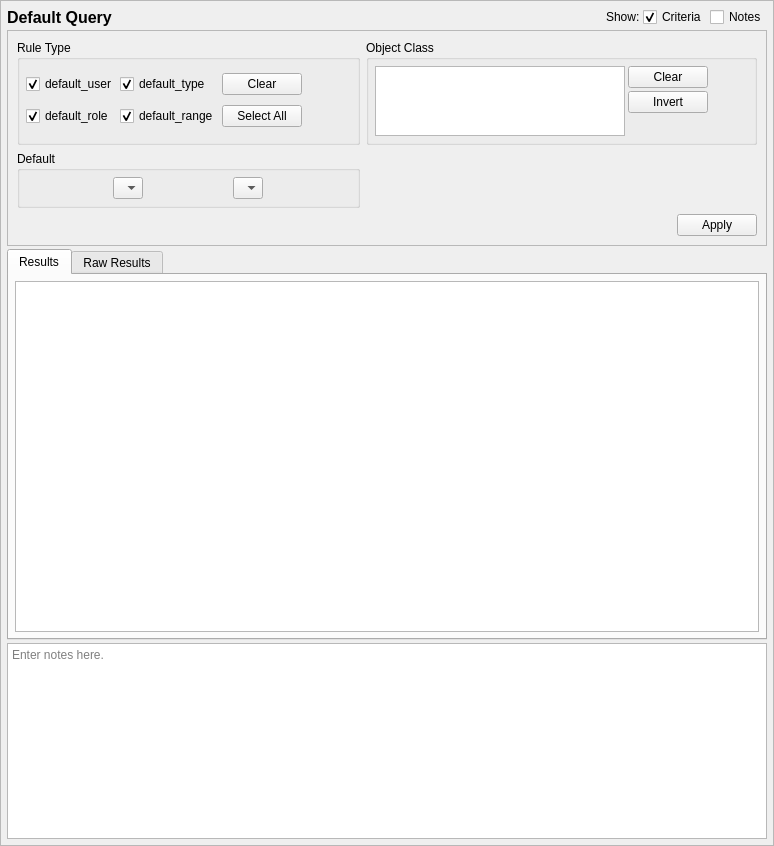
<?xml version="1.0" encoding="UTF-8"?>
<ui version="4.0">
 <class>DefaultQueryTab_ui</class>
 <widget class="QScrollArea" name="DefaultQueryTab_ui">
  <property name="geometry">
   <rect>
    <x>0</x>
    <y>0</y>
    <width>774</width>
    <height>846</height>
   </rect>
  </property>
  <property name="sizeAdjustPolicy">
   <enum>QAbstractScrollArea::AdjustToContents</enum>
  </property>
  <property name="widgetResizable">
   <bool>true</bool>
  </property>
  <widget class="QWidget" name="contents">
   <property name="geometry">
    <rect>
     <x>0</x>
     <y>0</y>
     <width>770</width>
     <height>842</height>
    </rect>
   </property>
   <property name="minimumSize">
    <size>
     <width>0</width>
     <height>0</height>
    </size>
   </property>
   <layout class="QGridLayout" name="gridLayout_9">
    <property name="leftMargin">
     <number>6</number>
    </property>
    <property name="topMargin">
     <number>6</number>
    </property>
    <property name="rightMargin">
     <number>6</number>
    </property>
    <property name="bottomMargin">
     <number>6</number>
    </property>
    <property name="spacing">
     <number>3</number>
    </property>
    <item row="0" column="3">
     <widget class="QCheckBox" name="criteria_expander">
      <property name="toolTip">
       <string>Show or hide the search criteria (no settings are lost)</string>
      </property>
      <property name="text">
       <string>Criteria</string>
      </property>
      <property name="checked">
       <bool>true</bool>
      </property>
     </widget>
    </item>
    <item row="0" column="0">
     <widget class="QLabel" name="label">
      <property name="sizePolicy">
       <sizepolicy hsizetype="Preferred" vsizetype="Fixed">
        <horstretch>0</horstretch>
        <verstretch>0</verstretch>
       </sizepolicy>
      </property>
      <property name="maximumSize">
       <size>
        <width>16777215</width>
        <height>20</height>
       </size>
      </property>
      <property name="font">
       <font>
        <pointsize>12</pointsize>
        <weight>75</weight>
        <bold>true</bold>
       </font>
      </property>
      <property name="text">
       <string>Default Query</string>
      </property>
     </widget>
    </item>
    <item row="0" column="1">
     <spacer name="horizontalSpacer_8">
      <property name="orientation">
       <enum>Qt::Horizontal</enum>
      </property>
      <property name="sizeHint" stdset="0">
       <size>
        <width>40</width>
        <height>20</height>
       </size>
      </property>
     </spacer>
    </item>
    <item row="5" column="0" colspan="5">
     <widget class="QTextEdit" name="notes">
      <property name="sizePolicy">
       <sizepolicy hsizetype="Preferred" vsizetype="Preferred">
        <horstretch>0</horstretch>
        <verstretch>1</verstretch>
       </sizepolicy>
      </property>
      <property name="minimumSize">
       <size>
        <width>0</width>
        <height>80</height>
       </size>
      </property>
      <property name="toolTip">
       <string>Optionally enter notes here about the query.</string>
      </property>
      <property name="placeholderText">
       <string>Enter notes here.</string>
      </property>
     </widget>
    </item>
    <item row="0" column="4">
     <widget class="QCheckBox" name="notes_expander">
      <property name="toolTip">
       <string>Show or hide the notes field (no data is lost)</string>
      </property>
      <property name="text">
       <string>Notes</string>
      </property>
     </widget>
    </item>
    <item row="4" column="0" colspan="5">
     <widget class="QTabWidget" name="results_frame">
      <property name="sizePolicy">
       <sizepolicy hsizetype="Preferred" vsizetype="MinimumExpanding">
        <horstretch>0</horstretch>
        <verstretch>2</verstretch>
       </sizepolicy>
      </property>
      <property name="currentIndex">
       <number>0</number>
      </property>
      <widget class="QWidget" name="results_framePage1">
       <property name="sizePolicy">
        <sizepolicy hsizetype="Preferred" vsizetype="MinimumExpanding">
         <horstretch>0</horstretch>
         <verstretch>0</verstretch>
        </sizepolicy>
       </property>
       <attribute name="title">
        <string>Results</string>
       </attribute>
       <layout class="QVBoxLayout" name="verticalLayout_3">
        <property name="leftMargin">
         <number>6</number>
        </property>
        <property name="topMargin">
         <number>6</number>
        </property>
        <property name="rightMargin">
         <number>6</number>
        </property>
        <property name="bottomMargin">
         <number>6</number>
        </property>
        <item>
         <widget class="SEToolsTableView" name="table_results">
          <property name="sizePolicy">
           <sizepolicy hsizetype="Preferred" vsizetype="MinimumExpanding">
            <horstretch>0</horstretch>
            <verstretch>0</verstretch>
           </sizepolicy>
          </property>
          <property name="sizeAdjustPolicy">
           <enum>QAbstractScrollArea::AdjustIgnored</enum>
          </property>
          <property name="alternatingRowColors">
           <bool>true</bool>
          </property>
          <property name="sortingEnabled">
           <bool>true</bool>
          </property>
         </widget>
        </item>
       </layout>
      </widget>
      <widget class="QWidget" name="results_framePage2">
       <property name="sizePolicy">
        <sizepolicy hsizetype="Preferred" vsizetype="MinimumExpanding">
         <horstretch>0</horstretch>
         <verstretch>0</verstretch>
        </sizepolicy>
       </property>
       <attribute name="title">
        <string>Raw Results</string>
       </attribute>
       <layout class="QVBoxLayout" name="verticalLayout_2">
        <property name="leftMargin">
         <number>6</number>
        </property>
        <property name="topMargin">
         <number>6</number>
        </property>
        <property name="rightMargin">
         <number>6</number>
        </property>
        <property name="bottomMargin">
         <number>6</number>
        </property>
        <item>
         <widget class="QPlainTextEdit" name="raw_results">
          <property name="sizePolicy">
           <sizepolicy hsizetype="Preferred" vsizetype="MinimumExpanding">
            <horstretch>0</horstretch>
            <verstretch>0</verstretch>
           </sizepolicy>
          </property>
          <property name="minimumSize">
           <size>
            <width>0</width>
            <height>0</height>
           </size>
          </property>
          <property name="font">
           <font>
            <family>Monospace</family>
           </font>
          </property>
          <property name="documentTitle">
           <string/>
          </property>
          <property name="lineWrapMode">
           <enum>QPlainTextEdit::NoWrap</enum>
          </property>
          <property name="readOnly">
           <bool>true</bool>
          </property>
         </widget>
        </item>
       </layout>
      </widget>
     </widget>
    </item>
    <item row="0" column="2">
     <widget class="QLabel" name="label_2">
      <property name="sizePolicy">
       <sizepolicy hsizetype="Preferred" vsizetype="Fixed">
        <horstretch>0</horstretch>
        <verstretch>0</verstretch>
       </sizepolicy>
      </property>
      <property name="text">
       <string>Show:</string>
      </property>
     </widget>
    </item>
    <item row="1" column="0" colspan="5">
     <widget class="QFrame" name="criteria_frame">
      <property name="sizePolicy">
       <sizepolicy hsizetype="Preferred" vsizetype="Preferred">
        <horstretch>0</horstretch>
        <verstretch>1</verstretch>
       </sizepolicy>
      </property>
      <property name="maximumSize">
       <size>
        <width>16777215</width>
        <height>16777215</height>
       </size>
      </property>
      <property name="frameShape">
       <enum>QFrame::StyledPanel</enum>
      </property>
      <property name="frameShadow">
       <enum>QFrame::Raised</enum>
      </property>
      <layout class="QGridLayout" name="gridLayout_2">
       <item row="0" column="0">
        <widget class="QGroupBox" name="ruletype_criteria">
         <property name="sizePolicy">
          <sizepolicy hsizetype="Preferred" vsizetype="Preferred">
           <horstretch>0</horstretch>
           <verstretch>0</verstretch>
          </sizepolicy>
         </property>
         <property name="maximumSize">
          <size>
           <width>16777215</width>
           <height>150</height>
          </size>
         </property>
         <property name="title">
          <string>Rule Type</string>
         </property>
         <layout class="QGridLayout" name="gridLayout">
          <property name="leftMargin">
           <number>6</number>
          </property>
          <property name="topMargin">
           <number>6</number>
          </property>
          <property name="rightMargin">
           <number>6</number>
          </property>
          <property name="bottomMargin">
           <number>6</number>
          </property>
          <property name="spacing">
           <number>3</number>
          </property>
          <item row="0" column="3">
           <widget class="QPushButton" name="clear_ruletypes">
            <property name="text">
             <string>Clear</string>
            </property>
            <property name="checkable">
             <bool>false</bool>
            </property>
           </widget>
          </item>
          <item row="0" column="4">
           <spacer name="horizontalSpacer">
            <property name="orientation">
             <enum>Qt::Horizontal</enum>
            </property>
            <property name="sizeHint" stdset="0">
             <size>
              <width>40</width>
              <height>20</height>
             </size>
            </property>
           </spacer>
          </item>
          <item row="1" column="3">
           <widget class="QPushButton" name="all_ruletypes">
            <property name="text">
             <string>Select All</string>
            </property>
           </widget>
          </item>
          <item row="0" column="0">
           <widget class="QCheckBox" name="default_user">
            <property name="enabled">
             <bool>true</bool>
            </property>
            <property name="text">
             <string>default_user</string>
            </property>
            <property name="checked">
             <bool>true</bool>
            </property>
           </widget>
          </item>
          <item row="1" column="0">
           <widget class="QCheckBox" name="default_role">
            <property name="text">
             <string>default_role</string>
            </property>
            <property name="checked">
             <bool>true</bool>
            </property>
           </widget>
          </item>
          <item row="0" column="1">
           <widget class="QCheckBox" name="default_type">
            <property name="text">
             <string>default_type</string>
            </property>
            <property name="checked">
             <bool>true</bool>
            </property>
           </widget>
          </item>
          <item row="1" column="1">
           <widget class="QCheckBox" name="default_range">
            <property name="text">
             <string>default_range</string>
            </property>
            <property name="checked">
             <bool>true</bool>
            </property>
           </widget>
          </item>
         </layout>
        </widget>
       </item>
       <item row="2" column="0" colspan="2">
        <widget class="QDialogButtonBox" name="buttonBox">
         <property name="standardButtons">
          <set>QDialogButtonBox::Apply</set>
         </property>
        </widget>
       </item>
       <item row="0" column="1">
        <widget class="QGroupBox" name="class_criteria">
         <property name="title">
          <string>Object Class</string>
         </property>
         <layout class="QGridLayout" name="gridLayout_7">
          <property name="leftMargin">
           <number>6</number>
          </property>
          <property name="topMargin">
           <number>6</number>
          </property>
          <property name="rightMargin">
           <number>6</number>
          </property>
          <property name="bottomMargin">
           <number>6</number>
          </property>
          <property name="spacing">
           <number>3</number>
          </property>
          <item row="0" column="2">
           <spacer name="horizontalSpacer_4">
            <property name="orientation">
             <enum>Qt::Horizontal</enum>
            </property>
            <property name="sizeHint" stdset="0">
             <size>
              <width>40</width>
              <height>20</height>
             </size>
            </property>
           </spacer>
          </item>
          <item row="0" column="1">
           <widget class="QPushButton" name="clear_class">
            <property name="text">
             <string>Clear</string>
            </property>
           </widget>
          </item>
          <item row="1" column="1">
           <widget class="QPushButton" name="invert_class">
            <property name="text">
             <string>Invert</string>
            </property>
           </widget>
          </item>
          <item row="2" column="1">
           <spacer name="verticalSpacer_2">
            <property name="orientation">
             <enum>Qt::Vertical</enum>
            </property>
            <property name="sizeHint" stdset="0">
             <size>
              <width>20</width>
              <height>40</height>
             </size>
            </property>
           </spacer>
          </item>
          <item row="0" column="0" rowspan="3">
           <widget class="QListView" name="tclass">
            <property name="sizePolicy">
             <sizepolicy hsizetype="Expanding" vsizetype="Preferred">
              <horstretch>0</horstretch>
              <verstretch>0</verstretch>
             </sizepolicy>
            </property>
            <property name="maximumSize">
             <size>
              <width>250</width>
              <height>16777215</height>
             </size>
            </property>
            <property name="toolTip">
             <string>Match the object class of the rule.</string>
            </property>
            <property name="selectionMode">
             <enum>QAbstractItemView::ExtendedSelection</enum>
            </property>
           </widget>
          </item>
         </layout>
        </widget>
       </item>
       <item row="1" column="0">
        <widget class="QGroupBox" name="default_criteria">
         <property name="maximumSize">
          <size>
           <width>16777215</width>
           <height>100</height>
          </size>
         </property>
         <property name="title">
          <string>Default</string>
         </property>
         <layout class="QGridLayout" name="gridLayout_5">
          <property name="leftMargin">
           <number>6</number>
          </property>
          <property name="topMargin">
           <number>6</number>
          </property>
          <property name="rightMargin">
           <number>6</number>
          </property>
          <property name="bottomMargin">
           <number>6</number>
          </property>
          <property name="spacing">
           <number>3</number>
          </property>
          <item row="0" column="1">
           <widget class="QComboBox" name="default_range_value">
            <property name="sizePolicy">
             <sizepolicy hsizetype="Fixed" vsizetype="Fixed">
              <horstretch>0</horstretch>
              <verstretch>0</verstretch>
             </sizepolicy>
            </property>
            <item>
             <property name="text">
              <string/>
             </property>
            </item>
           </widget>
          </item>
          <item row="0" column="0">
           <widget class="QComboBox" name="default_value">
            <property name="sizePolicy">
             <sizepolicy hsizetype="Fixed" vsizetype="Fixed">
              <horstretch>0</horstretch>
              <verstretch>0</verstretch>
             </sizepolicy>
            </property>
            <item>
             <property name="text">
              <string/>
             </property>
            </item>
           </widget>
          </item>
         </layout>
        </widget>
       </item>
      </layout>
     </widget>
    </item>
   </layout>
  </widget>
 </widget>
 <customwidgets>
  <customwidget>
   <class>SEToolsTableView</class>
   <extends>QTableView</extends>
   <header>setoolsgui/tableview.h</header>
  </customwidget>
 </customwidgets>
 <tabstops>
  <tabstop>criteria_expander</tabstop>
  <tabstop>notes_expander</tabstop>
  <tabstop>default_user</tabstop>
  <tabstop>default_type</tabstop>
  <tabstop>default_role</tabstop>
  <tabstop>default_range</tabstop>
  <tabstop>clear_ruletypes</tabstop>
  <tabstop>all_ruletypes</tabstop>
  <tabstop>tclass</tabstop>
  <tabstop>clear_class</tabstop>
  <tabstop>invert_class</tabstop>
  <tabstop>default_value</tabstop>
  <tabstop>default_range_value</tabstop>
  <tabstop>results_frame</tabstop>
  <tabstop>table_results</tabstop>
  <tabstop>raw_results</tabstop>
  <tabstop>notes</tabstop>
 </tabstops>
 <resources/>
 <connections>
  <connection>
   <sender>criteria_expander</sender>
   <signal>toggled(bool)</signal>
   <receiver>criteria_frame</receiver>
   <slot>setVisible(bool)</slot>
   <hints>
    <hint type="sourcelabel">
     <x>629</x>
     <y>16</y>
    </hint>
    <hint type="destinationlabel">
     <x>379</x>
     <y>239</y>
    </hint>
   </hints>
  </connection>
  <connection>
   <sender>notes_expander</sender>
   <signal>toggled(bool)</signal>
   <receiver>notes</receiver>
   <slot>setVisible(bool)</slot>
   <hints>
    <hint type="sourcelabel">
     <x>735</x>
     <y>16</y>
    </hint>
    <hint type="destinationlabel">
     <x>386</x>
     <y>776</y>
    </hint>
   </hints>
  </connection>
  <connection>
   <sender>clear_class</sender>
   <signal>clicked()</signal>
   <receiver>tclass</receiver>
   <slot>clearSelection()</slot>
   <hints>
    <hint type="sourcelabel">
     <x>318</x>
     <y>164</y>
    </hint>
    <hint type="destinationlabel">
     <x>150</x>
     <y>188</y>
    </hint>
   </hints>
  </connection>
 </connections>
</ui>
